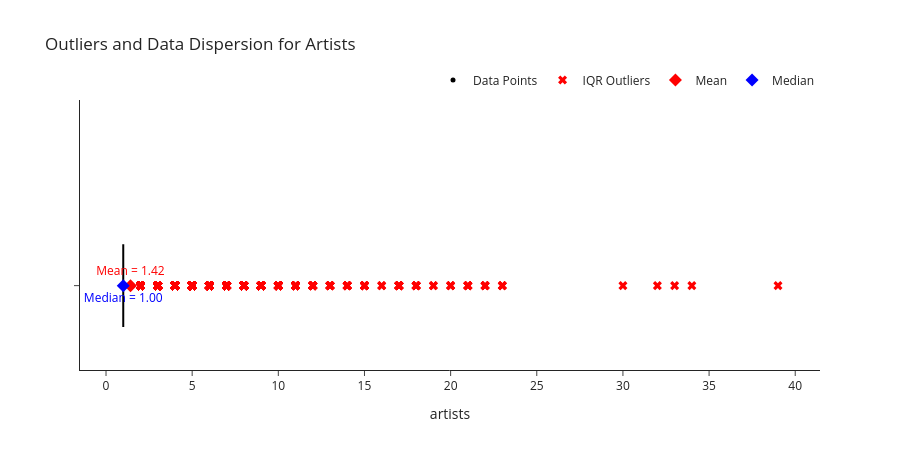

The cell this chart's notebook holds for it:
### Code cell
plot_horizontal_boxplot_plotlypx(df_music_location, 'artists', title='Outliers and Data Dispersion for Artists')

### Figure 1 — Plotly figure (JSON) as saved in the notebook; plotly's stock layout.template omitted (floating-point values rounded to 4 significant figures; data arrays with more than 128 entries replaced by an {"elided": "..."} marker saying what was removed)
{"data": [{"boxpoints": false, "fillcolor": "lightgrey", "line": {"color": "black"}, "name": "Boxplot", "orientation": "h", "showlegend": false, "type": "box", "x": {"elided": "31878 int values"}, "y": {"elided": "31878 str values"}}, {"hoverinfo": "x", "marker": {"color": "black", "size": 5, "symbol": "circle"}, "mode": "markers", "name": "Data Points", "type": "scatter", "x": {"elided": "31878 int values"}, "y": {"elided": "31878 str values"}}, {"hoverinfo": "x", "marker": {"color": "red", "size": 8, "symbol": "x"}, "mode": "markers", "name": "IQR Outliers", "type": "scatter", "x": {"elided": "9472 int values"}, "y": {"elided": "9472 str values"}}, {"marker": {"color": "red", "size": 10, "symbol": "diamond"}, "mode": "markers+text", "name": "Mean", "text": ["Mean = 1.42"], "textfont": {"color": "red"}, "textposition": "top center", "type": "scatter", "x": [1.421], "y": ["Data"]}, {"marker": {"color": "blue", "size": 10, "symbol": "diamond"}, "mode": "markers+text", "name": "Median", "text": ["Median = 1.00"], "textfont": {"color": "blue"}, "textposition": "bottom center", "type": "scatter", "x": [1], "y": ["Data"]}], "layout": {"height": 450, "legend": {"orientation": "h", "x": 1, "xanchor": "right", "y": 1.02, "yanchor": "bottom"}, "shapes": [{"line": {"color": "red", "dash": "dot"}, "type": "line", "x0": 1, "x1": 1, "y0": 0.9, "y1": 1.1}, {"line": {"color": "red", "dash": "dot"}, "type": "line", "x0": 1, "x1": 1, "y0": 0.9, "y1": 1.1}], "title": {"text": "Outliers and Data Dispersion for Artists"}, "xaxis": {"title": {"text": "artists"}}, "yaxis": {"showticklabels": false}}}
